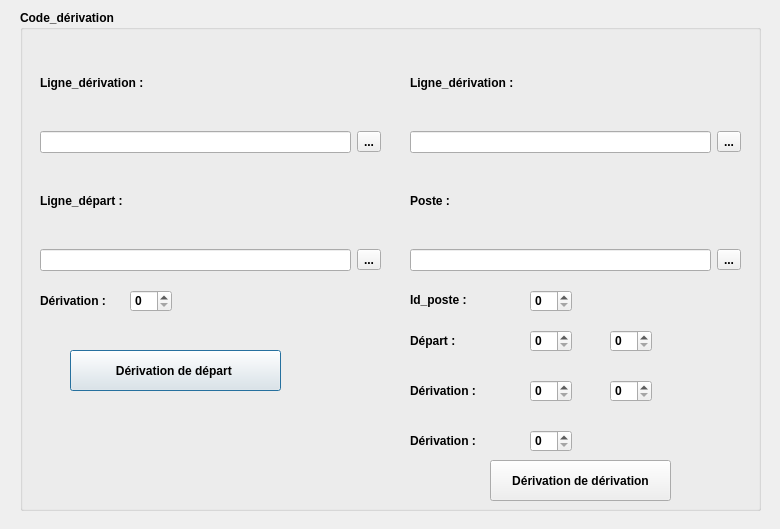
<?xml version="1.0" encoding="UTF-8"?>
<ui version="4.0">
 <class>Dialog</class>
 <widget class="QDialog" name="Dialog">
  <property name="geometry">
   <rect>
    <x>0</x>
    <y>0</y>
    <width>780</width>
    <height>529</height>
   </rect>
  </property>
  <property name="windowTitle">
   <string>Code derivation</string>
  </property>
  <widget class="QGroupBox" name="groupBox">
   <property name="geometry">
    <rect>
     <x>20</x>
     <y>10</y>
     <width>741</width>
     <height>501</height>
    </rect>
   </property>
   <property name="font">
    <font>
     <weight>75</weight>
     <bold>true</bold>
    </font>
   </property>
   <property name="title">
    <string>Code_dérivation</string>
   </property>
   <widget class="QWidget" name="gridLayoutWidget">
    <property name="geometry">
     <rect>
      <x>20</x>
      <y>30</y>
      <width>341</width>
      <height>231</height>
     </rect>
    </property>
    <layout class="QGridLayout" name="gridLayout">
     <item row="3" column="1">
      <widget class="QToolButton" name="toolButton_2">
       <property name="text">
        <string>...</string>
       </property>
      </widget>
     </item>
     <item row="1" column="1">
      <widget class="QToolButton" name="toolButton">
       <property name="text">
        <string>...</string>
       </property>
      </widget>
     </item>
     <item row="3" column="0">
      <widget class="QLineEdit" name="lineEdit_2"/>
     </item>
     <item row="1" column="0">
      <widget class="QLineEdit" name="lineEdit"/>
     </item>
     <item row="0" column="0">
      <widget class="QLabel" name="label">
       <property name="text">
        <string>Ligne_dérivation :</string>
       </property>
      </widget>
     </item>
     <item row="2" column="0">
      <widget class="QLabel" name="label_2">
       <property name="text">
        <string>Ligne_départ : </string>
       </property>
      </widget>
     </item>
    </layout>
   </widget>
   <widget class="QLabel" name="label_3">
    <property name="geometry">
     <rect>
      <x>20</x>
      <y>280</y>
      <width>101</width>
      <height>21</height>
     </rect>
    </property>
    <property name="text">
     <string>Dérivation : </string>
    </property>
   </widget>
   <widget class="QSpinBox" name="spinBox">
    <property name="geometry">
     <rect>
      <x>110</x>
      <y>280</y>
      <width>42</width>
      <height>22</height>
     </rect>
    </property>
   </widget>
   <widget class="QPushButton" name="pushButton">
    <property name="geometry">
     <rect>
      <x>50</x>
      <y>340</y>
      <width>211</width>
      <height>41</height>
     </rect>
    </property>
    <property name="text">
     <string>Dérivation de départ </string>
    </property>
   </widget>
   <widget class="QWidget" name="gridLayoutWidget_2">
    <property name="geometry">
     <rect>
      <x>390</x>
      <y>30</y>
      <width>331</width>
      <height>231</height>
     </rect>
    </property>
    <layout class="QGridLayout" name="gridLayout_2">
     <item row="3" column="1">
      <widget class="QToolButton" name="toolButton_3">
       <property name="text">
        <string>...</string>
       </property>
      </widget>
     </item>
     <item row="0" column="0">
      <widget class="QLabel" name="label_4">
       <property name="text">
        <string>Ligne_dérivation :</string>
       </property>
      </widget>
     </item>
     <item row="1" column="1">
      <widget class="QToolButton" name="toolButton_4">
       <property name="text">
        <string>...</string>
       </property>
      </widget>
     </item>
     <item row="3" column="0">
      <widget class="QLineEdit" name="lineEdit_3"/>
     </item>
     <item row="1" column="0">
      <widget class="QLineEdit" name="lineEdit_4"/>
     </item>
     <item row="2" column="0">
      <widget class="QLabel" name="label_5">
       <property name="text">
        <string>Poste : </string>
       </property>
      </widget>
     </item>
    </layout>
   </widget>
   <widget class="QLabel" name="label_9">
    <property name="geometry">
     <rect>
      <x>390</x>
      <y>280</y>
      <width>71</width>
      <height>20</height>
     </rect>
    </property>
    <property name="text">
     <string>Id_poste :</string>
    </property>
   </widget>
   <widget class="QLabel" name="label_8">
    <property name="geometry">
     <rect>
      <x>390</x>
      <y>320</y>
      <width>71</width>
      <height>21</height>
     </rect>
    </property>
    <property name="text">
     <string>Départ : </string>
    </property>
   </widget>
   <widget class="QLabel" name="label_6">
    <property name="geometry">
     <rect>
      <x>390</x>
      <y>370</y>
      <width>101</width>
      <height>21</height>
     </rect>
    </property>
    <property name="text">
     <string>Dérivation : </string>
    </property>
   </widget>
   <widget class="QLabel" name="label_7">
    <property name="geometry">
     <rect>
      <x>390</x>
      <y>420</y>
      <width>101</width>
      <height>21</height>
     </rect>
    </property>
    <property name="text">
     <string>Dérivation : </string>
    </property>
   </widget>
   <widget class="QSpinBox" name="spinBox_7">
    <property name="geometry">
     <rect>
      <x>510</x>
      <y>280</y>
      <width>42</width>
      <height>22</height>
     </rect>
    </property>
   </widget>
   <widget class="QSpinBox" name="spinBox_2">
    <property name="geometry">
     <rect>
      <x>510</x>
      <y>320</y>
      <width>42</width>
      <height>22</height>
     </rect>
    </property>
   </widget>
   <widget class="QSpinBox" name="spinBox_3">
    <property name="geometry">
     <rect>
      <x>590</x>
      <y>320</y>
      <width>42</width>
      <height>22</height>
     </rect>
    </property>
   </widget>
   <widget class="QSpinBox" name="spinBox_4">
    <property name="geometry">
     <rect>
      <x>510</x>
      <y>370</y>
      <width>42</width>
      <height>22</height>
     </rect>
    </property>
   </widget>
   <widget class="QSpinBox" name="spinBox_5">
    <property name="geometry">
     <rect>
      <x>590</x>
      <y>370</y>
      <width>42</width>
      <height>22</height>
     </rect>
    </property>
   </widget>
   <widget class="QSpinBox" name="spinBox_6">
    <property name="geometry">
     <rect>
      <x>510</x>
      <y>420</y>
      <width>42</width>
      <height>22</height>
     </rect>
    </property>
   </widget>
   <widget class="QPushButton" name="pushButton_2">
    <property name="geometry">
     <rect>
      <x>470</x>
      <y>450</y>
      <width>181</width>
      <height>41</height>
     </rect>
    </property>
    <property name="text">
     <string>Dérivation de dérivation</string>
    </property>
   </widget>
  </widget>
 </widget>
 <resources/>
 <connections/>
</ui>
